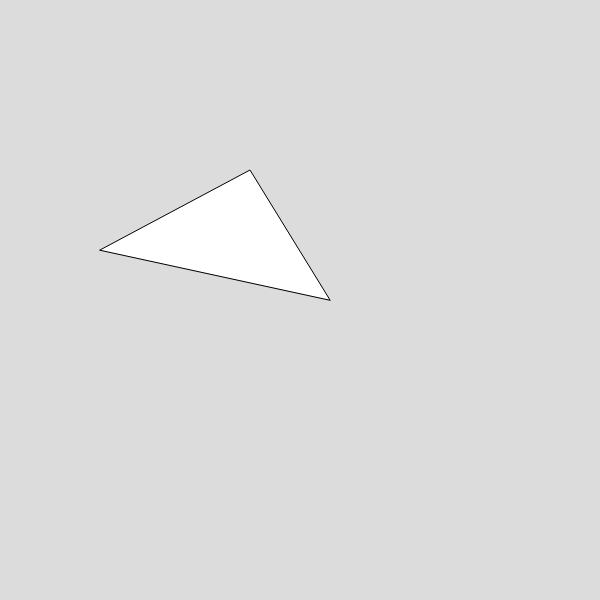
Frame 1 (no input)
Frame 60 (no input): identical to frame 1, image omitted
Frame 120 (the mouse pressed at the canvas centre since frame 60): identical to frame 1, image omitted

The p5.js sketch that drew this single still picture (run headless with seeded random() and noise() and a simulated clock; from frame 60 on, the mouse is pressed at the canvas centre):

// p5.js sketch
// ── sketch.js
var player ; 

function setup() {
        canvas = createCanvas(600,600) ;
        player  = new Player(100, 250, 250, 170, 330, 300);  ; 
} 

function draw() {
        background(220) ; 
        player.display() ;
        player.keyPressed() ;
  
        



}   


// ── Player.js
class Player  {
    constructor (x,y,x1,y1,x2,y2) {
        this.x1 = 100 ;
        this.y1 = 250 ;
        this.x2 = 250 ;
        this.y2 = 170 ;
        this.x3 = 330 ;
        this.y3 = 300 ;
    }  

    display() {
         triangle(100, 250, 250, 170, 330, 300) ; 
 }     
  
 keyPressed() {
    if(keyIsDown(LEFT_ARROW)) {
         
    }  

    if(keyIsDown(RIGHT_ARROW)) {
        this.velocityX = 30 ;
        this.velocityY = -100 ; 
    }
 }





     
}
